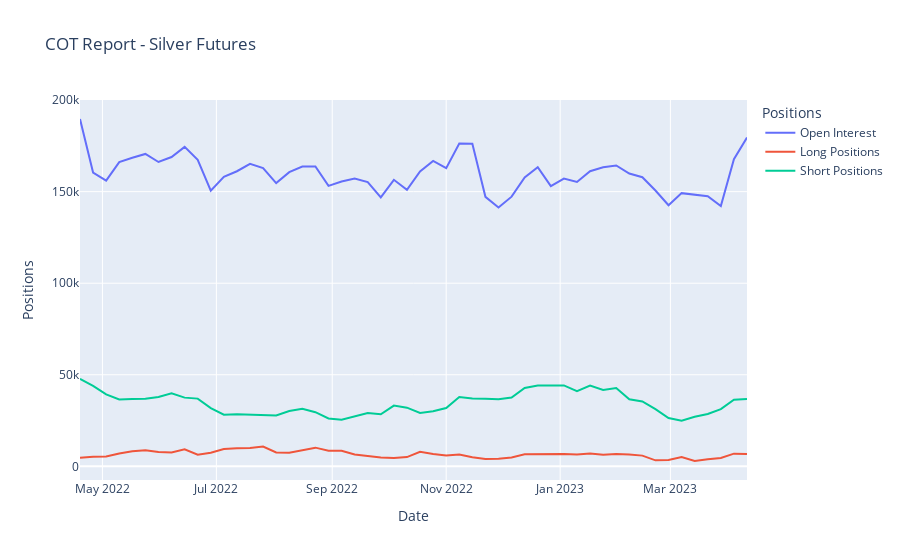

Notebook code cell kept with this figure:
### Code cell
# データをプロット
fig = go.Figure()

fig.add_trace(go.Scatter(x=cot_data.index, y=cot_data['Open Interest'],
                    mode='lines', name='Open Interest'))
fig.add_trace(go.Scatter(x=cot_data.index, y=cot_data['Producer/Merchant/Processor/User Longs'],
                    mode='lines', name='Long Positions'))
fig.add_trace(go.Scatter(x=cot_data.index, y=cot_data['Producer/Merchant/Processor/User Shorts'],
                    mode='lines', name='Short Positions'))

fig.update_layout(title='COT Report - Silver Futures',
                  xaxis_title='Date',
                  yaxis_title='Positions',
                  legend_title='Positions')

fig.show()
